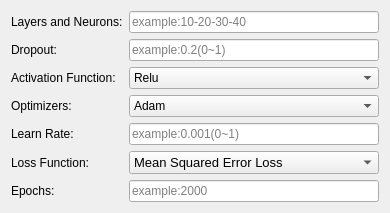
            <widget class="QWidget" name="tab_5">
             <attribute name="title">
              <string>ANN</string>
             </attribute>
             <layout class="QGridLayout" name="gridLayout_8">
              <item row="7" column="0">
               <widget class="QLabel" name="label_19">
                <property name="text">
                 <string>Epochs:</string>
                </property>
               </widget>
              </item>
              <item row="4" column="0">
               <widget class="QLabel" name="label_20">
                <property name="text">
                 <string>Optimizers:</string>
                </property>
               </widget>
              </item>
              <item row="0" column="0">
               <widget class="QLabel" name="label_16">
                <property name="statusTip">
                 <string/>
                </property>
                <property name="text">
                 <string>Layers and Neurons:</string>
                </property>
               </widget>
              </item>
              <item row="2" column="0">
               <widget class="QLabel" name="label_17">
                <property name="text">
                 <string>Activation Function:</string>
                </property>
               </widget>
              </item>
              <item row="0" column="1">
               <widget class="QLineEdit" name="ANN_layers">
                <property name="placeholderText">
                 <string>example:10-20-30-40</string>
                </property>
               </widget>
              </item>
              <item row="7" column="1">
               <widget class="QLineEdit" name="ANN_epochs">
                <property name="sizePolicy">
                 <sizepolicy hsizetype="Expanding" vsizetype="Fixed">
                  <horstretch>0</horstretch>
                  <verstretch>0</verstretch>
                 </sizepolicy>
                </property>
                <property name="placeholderText">
                 <string>example:2000</string>
                </property>
               </widget>
              </item>
              <item row="5" column="1">
               <widget class="QLineEdit" name="ANN_lr">
                <property name="placeholderText">
                 <string>example:0.001(0~1)</string>
                </property>
               </widget>
              </item>
              <item row="1" column="1">
               <widget class="QLineEdit" name="ANN_dropout">
                <property name="placeholderText">
                 <string>example:0.2(0~1)</string>
                </property>
               </widget>
              </item>
              <item row="2" column="1">
               <widget class="QComboBox" name="ANN_activation">
                <item>
                 <property name="text">
                  <string>Relu</string>
                 </property>
                </item>
                <item>
                 <property name="text">
                  <string>Tanh</string>
                 </property>
                </item>
                <item>
                 <property name="text">
                  <string>Sigmoid</string>
                 </property>
                </item>
                <item>
                 <property name="text">
                  <string>Softmax</string>
                 </property>
                </item>
               </widget>
              </item>
              <item row="4" column="1">
               <widget class="QComboBox" name="ANN_optimizer">
                <item>
                 <property name="text">
                  <string>Adam</string>
                 </property>
                </item>
                <item>
                 <property name="text">
                  <string>Adadelta</string>
                 </property>
                </item>
                <item>
                 <property name="text">
                  <string>Adagrad</string>
                 </property>
                </item>
                <item>
                 <property name="text">
                  <string>RMSprop</string>
                 </property>
                </item>
                <item>
                 <property name="text">
                  <string>Stochastic Grad Des</string>
                 </property>
                </item>
               </widget>
              </item>
              <item row="1" column="0">
               <widget class="QLabel" name="label_26">
                <property name="text">
                 <string>Dropout:</string>
                </property>
               </widget>
              </item>
              <item row="5" column="0">
               <widget class="QLabel" name="ANN_learn">
                <property name="text">
                 <string>Learn Rate:</string>
                </property>
               </widget>
              </item>
              <item row="6" column="1">
               <widget class="QComboBox" name="ANN_loss">
                <property name="font">
                 <font>
                  <pointsize>10</pointsize>
                  <weight>50</weight>
                  <italic>false</italic>
                  <bold>false</bold>
                 </font>
                </property>
                <item>
                 <property name="text">
                  <string>Mean Squared Error Loss</string>
                 </property>
                </item>
                <item>
                 <property name="text">
                  <string>Mean Absolute Error Loss</string>
                 </property>
                </item>
                <item>
                 <property name="text">
                  <string>Mean Absolute Percentage Error Loss</string>
                 </property>
                </item>
                <item>
                 <property name="text">
                  <string>Mean Squard Logarithmic Error Loss</string>
                 </property>
                </item>
                <item>
                 <property name="text">
                  <string>Binary Crossentropy Loss</string>
                 </property>
                </item>
               </widget>
              </item>
              <item row="6" column="0">
               <widget class="QLabel" name="label_18">
                <property name="text">
                 <string>Loss Function:</string>
                </property>
               </widget>
              </item>
             </layout>
            </widget>
